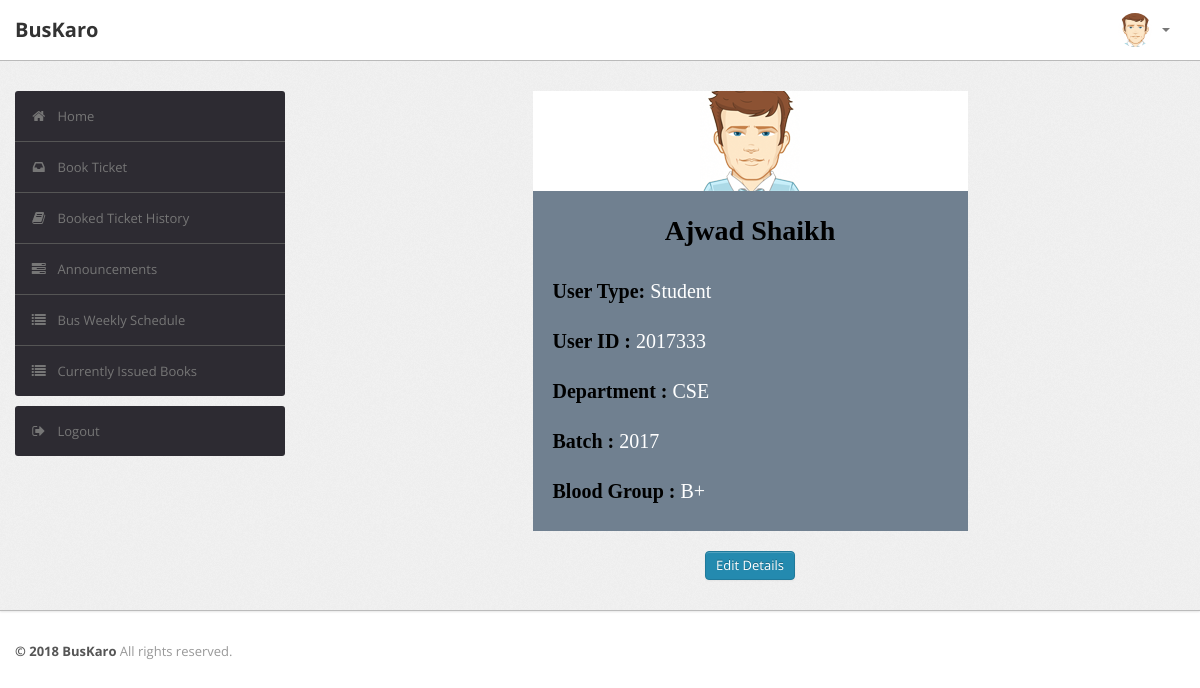
Page /passenger/index.php (signed in) on the committed database.
### tables this page shows
CREATE TABLE IF NOT EXISTS `student` (
  `RollNo` int(11) NOT NULL,
  `SName` varchar(30) DEFAULT NULL,
  `Batch` year(4) NOT NULL,
  `Branch` varchar(5) NOT NULL,
  `BloodG` varchar(5) DEFAULT NULL,
  PRIMARY KEY (`RollNo`),
  KEY `Branch` (`Branch`),
  KEY `BloodG` (`BloodG`)
);

CREATE TABLE IF NOT EXISTS `passenger` (
  `ID` int(11) NOT NULL,
  `Type` varchar(15) NOT NULL,
  `Pwd` varchar(40) DEFAULT NULL,
  PRIMARY KEY (`ID`,`Type`),
  KEY `Type` (`Type`)
);

### passenger/index.php (the view, shortened to what this page needs)
<?php
require('dbconn.php');
?>
<!DOCTYPE html>
<html lang="en">
    <head>
        <link type="text/css" href="bootstrap/css/bootstrap.min.css" rel="stylesheet">
        <link type="text/css" href="bootstrap/css/bootstrap-responsive.min.css" rel="stylesheet">
        <link type="text/css" href="css/theme.css" rel="stylesheet">
        <link type="text/css" href="images/icons/css/font-awesome.css" rel="stylesheet">
    </head>
    <body>
        <div class="navbar navbar-fixed-top">
            <div class="navbar-inner">
                <div class="container">
                        <a class="brand" href="index.php">BusKaro </a>
                    <div class="nav-collapse collapse navbar-inverse-collapse">
                        <ul class="nav pull-right">
                            <li class="nav-user dropdown"><a href="#" class="dropdown-toggle" data-toggle="dropdown">
                                <img src="images/user.png" class="nav-avatar" />
                                <b class="caret"></b></a>
                            </li>
                        </ul>
                    </div>
                </div>
            </div>
        </div>
        <div class="wrapper">
            <div class="container">
                <div class="row">
                    <div class="span3">
                        <div class="sidebar">
                            <ul class="widget widget-menu unstyled">
                                <li class="active"><a href="index.php"><i class="menu-icon icon-home"></i>Home
                                </a></li>
                                 <li><a href="message.php"><i class="menu-icon icon-inbox"></i>Book Ticket</a>
                                </li>
                                <li><a href="book.php"><i class="menu-icon icon-book"></i>Booked Ticket History</a></li>
                                <li><a href="history.php"><i class="menu-icon icon-tasks"></i>Announcements </a></li>
                                <li><a href="recommendations.php"><i class="menu-icon icon-list"></i>Bus Weekly Schedule </a></li>
                                <li><a href="current.php"><i class="menu-icon icon-list"></i>Currently Issued Books </a></li>
                            </ul>
                            <ul class="widget widget-menu unstyled">
                                <li><a href="logout.php"><i class="menu-icon icon-signout"></i>Logout </a></li>
                            </ul>
                        </div>
                    </div>
                    <div class="span9">
                    	<center>
                           	<div class="card" style="width: 50%;">
                    			<img class="card-img-top" src="images/user.png" alt="Card image cap">
                    			<div class="card-body">
                                <?php
                                $userID = $_SESSION['UserID'];
                                $sql="SELECT Type FROM buskaro.passenger WHERE ID='$userID';";
                                $result = $conn->query($sql);
                                $row=$result->fetch_assoc();
                                $userType=$row['Type'];
                                if($userType=='Student')
                                {
                                    $sql="SELECT * FROM buskaro.student WHERE RollNo='$userID';";
                                    $result=$conn->query($sql);
                                    $row=$result->fetch_assoc();
                                    $name=$row['SName'];
                                    $dept=$row['Branch'];
                                    $batch=$row['Batch'];
                                    $bloodG=$row['BloodG'];
                                }
                                ?>
                    				<h1 class="card-title"><center><?php echo $name ?></center></h1>
                    				<br>
                                    <p><b>User Type: </b><?php echo $userType ?></p>
                                    <br>
                                    <p><b>User ID : </b><?php echo $userID ?></p>
                                    <br>
                                <?php
                                    if($userType=='Student' || $userType=='Faculty')
                    				    echo '<p><b>Department : </b>'.$dept.'</p> <br>';
                    				if($userType=='Student')
                                        echo '<p><b>Batch : </b>'.$batch.'</p> <br>';
                                ?>
                    				<p><b>Blood Group : </b><?php echo $bloodG ?></p>
                    			</div>
                    		</div>
                            <br>
                            <a href="edit_student_details.php" class="btn btn-primary">Edit Details</a>
      					</center>
                    </div>
                </div>
            </div>
        </div>
        <div class="footer">
            <div class="container">
                <b class="copyright">&copy; 2018 BusKaro </b>All rights reserved.
            </div>
        </div>
    </body>
</html>

### passenger/css/theme.css (style rules this page uses)
body { font-size: 13px; font-family: 'Open Sans', Arial, sans-serif; background: #fff; color: #777 }
h1, h2, h3, h4, h5, h6 { color: #333; margin-top: 0 }
h1 { font-size: 28px }
strong, b { color: #555 }
.wrapper { background: url(../images/bg.png) #eee; border-bottom: 1px solid #bbb; -webkit-box-shadow: 0 1px 2px rgba(0,0,0,0.1); -moz-box-shadow: 0 1px 2px rgba(0,0,0,0.1); box-shadow: 0 1px 2px rgba(0,0,0,0.1); padding: 30px 0 }
.footer { color: #999; padding: 30px 0 60px }
body [class^="icon-"], body [class*=" icon-"] { font-size: 14px; line-height: 20px; height: 20px }
.navbar { position: static!important; margin: 0!important }
.navbar .navbar-inner { background: #fff; border-bottom: 1px solid #bbb; -webkit-box-shadow: 0 1px 2px rgba(0,0,0,0.15); -moz-box-shadow: 0 1px 2px rgba(0,0,0,0.15); box-shadow: 0 1px 2px rgba(0,0,0,0.15) }
.navbar .brand { color: #333; font-weight: bold; font-size: 20px; margin-right: 20px; padding: 20px }
.navbar .nav>li>a { padding: 20px 15px; font-weight: bold; color: #777 }
.nav-user>a { height: 20px }
.nav-avatar { width: 34px; height: 34px; margin: -7px 5px 0 0; -webkit-border-radius: 50%; -moz-border-radius: 50%; border-radius: 50% }
.btn, .btn-box { -webkit-border-radius: 3px; -moz-border-radius: 3px; border-radius: 3px }
.btn { font-size: 13px; font-weight: 600 }
.btn { display: inline-block; margin-bottom: 0; font-weight: 400; text-align: center; vertical-align: middle; cursor: pointer; background-image: none; border: 1px solid transparent; white-space: nowrap; padding: 4px 10px; font-size: 13px; line-height: 1.42857; border-radius: 4px; -webkit-user-select: none; -moz-user-select: none; -ms-user-select: none; user-select: none }
.btn-primary { color: #fff; background-color: #248aaf; border-color: #20799a }
.widget-menu { background: #fff; -webkit-border-radius: 3px; -moz-border-radius: 3px; border-radius: 3px; overflow: hidden }
.widget-menu a { color: #555; display: block; line-height: 20px; padding: 15px; text-decoration: none!important }
.widget-menu .menu-icon { margin-right: 10px; color: #767676; -webkit-transition: all .2s ease-in-out; -moz-transition: all .2s ease-in-out; transition: all .2s ease-in-out; }
.widget-menu>li+li { border-top: 1px solid #555 }
.widget-menu>li>a { background-color: #2d2b32; color: #767676; -webkit-transition: all .2s ease-in-out; -moz-transition: all .2s ease-in-out; transition: all .2s ease-in-out; }
.card { border: 2px; font-family: "Times New Roman", Times, serif; background: rgb(255, 255, 255); }
.card-body { padding: 20px; background: rgb(112, 128, 144); text-align: left; color: rgb(255, 255, 255); }
.card-body p { font-size: 20px; }
.card-body h1 { color: rgb(0, 0, 0); }
.card-body b { color: rgb(0, 0 , 0); }

### rows in the picture
student: SName "Ajwad Shaikh", Branch "CSE", Batch "2017", BloodG "B+"
passenger: Type "Student"

### other values in the picture
$userID "2017333"
